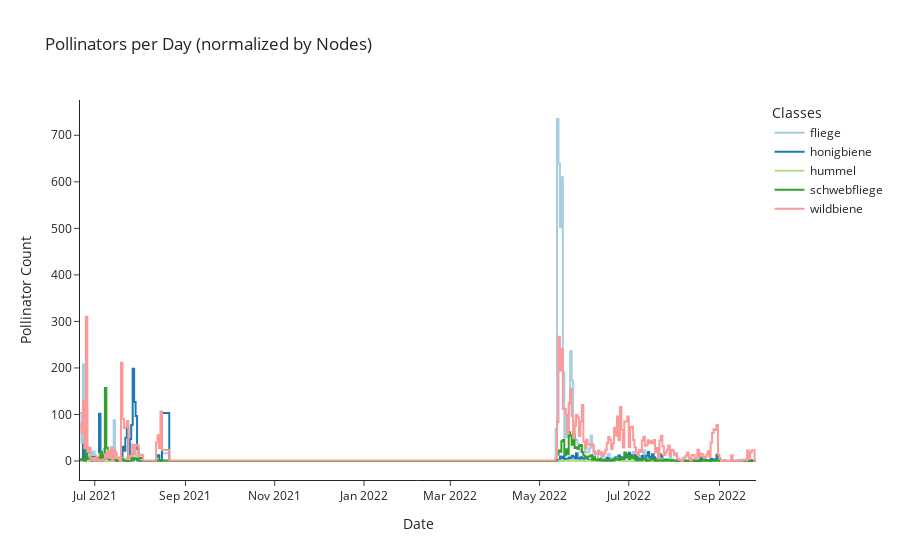

The code cell stored with this chart in its notebook:
### Code cell
fig = go.Figure()
paired = iter(paired_palette)
for col in cols:
    fig.add_trace(go.Scatter(
        x=data.index, y=data[col],
        name=f'{col}',
        line_shape='hv',
        line=dict(
            color=next(paired), width=2
        )
    ))
fig.update_layout(title='Pollinators per Day (normalized by Nodes)', 
                  template='simple_white',
                 legend=dict(title='Classes'),
                  xaxis=dict(title='Date'), yaxis=dict(title='Pollinator Count'))
fig.show()

### Figure 1 — Plotly figure (JSON) as saved in the notebook; plotly's stock layout.template omitted (floating-point values rounded to 4 significant figures; data arrays with more than 128 entries replaced by an {"elided": "..."} marker saying what was removed)
{"data": [{"line": {"color": "rgba(166, 206, 227, 1)", "shape": "hv", "width": 2}, "name": "fliege", "type": "scatter", "x": {"elided": "183 str values"}, "y": {"elided": "183 float values"}}, {"line": {"color": "rgba(31, 120, 180, 1)", "shape": "hv", "width": 2}, "name": "honigbiene", "type": "scatter", "x": {"elided": "183 str values"}, "y": {"elided": "183 float values"}}, {"line": {"color": "rgba(178, 223, 138, 1)", "shape": "hv", "width": 2}, "name": "hummel", "type": "scatter", "x": {"elided": "183 str values"}, "y": {"elided": "183 float values"}}, {"line": {"color": "rgba(51, 160, 44, 1)", "shape": "hv", "width": 2}, "name": "schwebfliege", "type": "scatter", "x": {"elided": "183 str values"}, "y": {"elided": "183 float values"}}, {"line": {"color": "rgba(251, 154, 153, 1)", "shape": "hv", "width": 2}, "name": "wildbiene", "type": "scatter", "x": {"elided": "183 str values"}, "y": {"elided": "183 float values"}}], "layout": {"autosize": true, "legend": {"title": {"text": "Classes"}}, "title": {"text": "Pollinators per Day (normalized by Nodes)"}, "xaxis": {"autorange": true, "range": ["2021-06-20 22:00", "2022-09-25 22:00"], "title": {"text": "Date"}, "type": "date"}, "yaxis": {"autorange": true, "range": [-40.83, 775.8], "title": {"text": "Pollinator Count"}, "type": "linear"}}}
